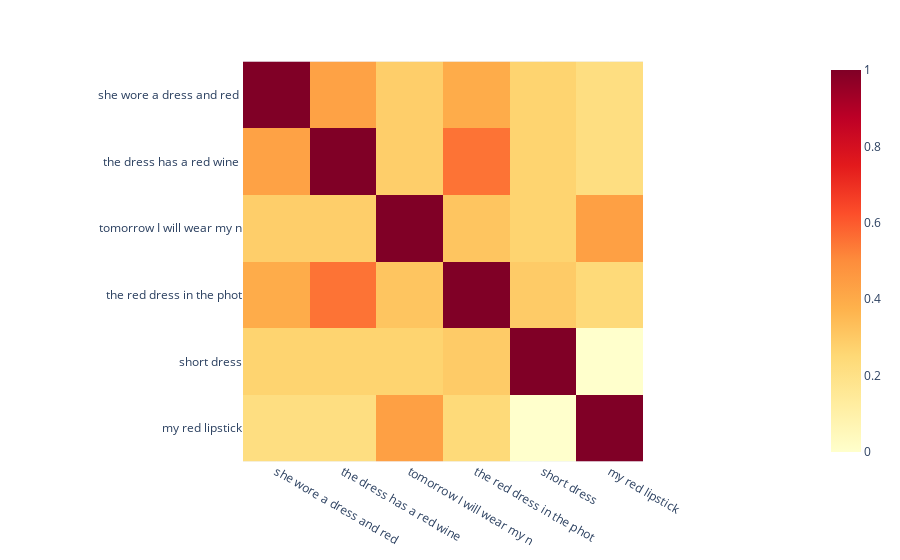

Write notebook code for a chart like this one.
### Code cell
sentences = ['she wore a dress and red earrings'[:25],
             'the dress has a red wine stain'[:25],
             'tomorrow I will wear my new red dress'[:25],
             'the red dress in the photo resembles the red dress she is wearing'[:25],
             'short dress'[:25],
             'my red lipstick'[:25]]
fig = px.imshow([ii for ii in heatmap_data.values()], 
                 color_continuous_scale=px.colors.sequential.YlOrRd, # the color palette name
                x=sentences,
                y=sentences,)
#fig.update_xaxes(side="top")

fig.show()

### Figure 1 — Plotly figure (JSON) as saved in the notebook; plotly's stock layout.template omitted (floating-point values rounded to 4 significant figures)
{"data": [{"coloraxis": "coloraxis", "hovertemplate": "x: %{x}<br>y: %{y}<br>color: %{z}<extra></extra>", "name": "0", "type": "heatmap", "x": ["she wore a dress and red ", "the dress has a red wine ", "tomorrow I will wear my n", "the red dress in the phot", "short dress", "my red lipstick"], "xaxis": "x", "y": ["she wore a dress and red ", "the dress has a red wine ", "tomorrow I will wear my n", "the red dress in the phot", "short dress", "my red lipstick"], "yaxis": "y", "z": [[1.0, 0.4286, 0.2857, 0.3941, 0.2673, 0.2182], [0.4286, 1.0, 0.2857, 0.5517, 0.2673, 0.2182], [0.2857, 0.2857, 1.0, 0.3152, 0.2673, 0.4364], [0.3941, 0.5517, 0.3152, 1.0, 0.2949, 0.2408], [0.2673, 0.2673, 0.2673, 0.2949, 1.0, 0], [0.2182, 0.2182, 0.4364, 0.2408, 0, 1.0]]}], "layout": {"coloraxis": {"colorscale": [[0, "rgb(255,255,204)"], [0.125, "rgb(255,237,160)"], [0.25, "rgb(254,217,118)"], [0.375, "rgb(254,178,76)"], [0.5, "rgb(253,141,60)"], [0.625, "rgb(252,78,42)"], [0.75, "rgb(227,26,28)"], [0.875, "rgb(189,0,38)"], [1, "rgb(128,0,38)"]]}, "margin": {"t": 60}, "xaxis": {"anchor": "y", "constrain": "domain", "domain": [0, 1], "scaleanchor": "y"}, "yaxis": {"anchor": "x", "autorange": "reversed", "constrain": "domain", "domain": [0, 1]}}}
